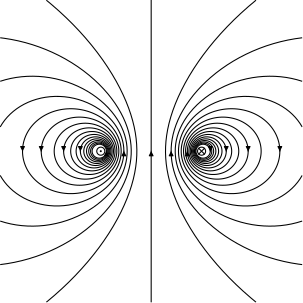

Write Python code to recreate this figure.
# -*- coding: utf-8 -*-
"""
Lignes de champ magnétique d'une spire circulaire parcourue par un courant, dans
un plan contenant son axe (Oy). Expression analytique exacte, voir lib.py.
Produit spire.svg.
"""

import matplotlib.pyplot as plt
import numpy as np

import lib

R = 1.0# rayon de la spire, qui fixe l'échelle de la figure
r_fil = 0.08# rayon du fil dessiné
I = 1/(np.pi*R**2)# intensité donnant un moment magnétique I pi R² = 1, comme dans dipole.py et aimant.py


def dessine_spire(ax):
    # moment selon +y : le courant vient vers nous à gauche et s'éloigne à droite
    lib.dessine_fils(ax, [(-R, 0, r_fil, 1), (R, 0, r_fil, -1)])


lib.figure_revolution(lambda X, Y: lib.flux_spire(X, Y, R, I), dessine_spire, __file__)

plt.show()
